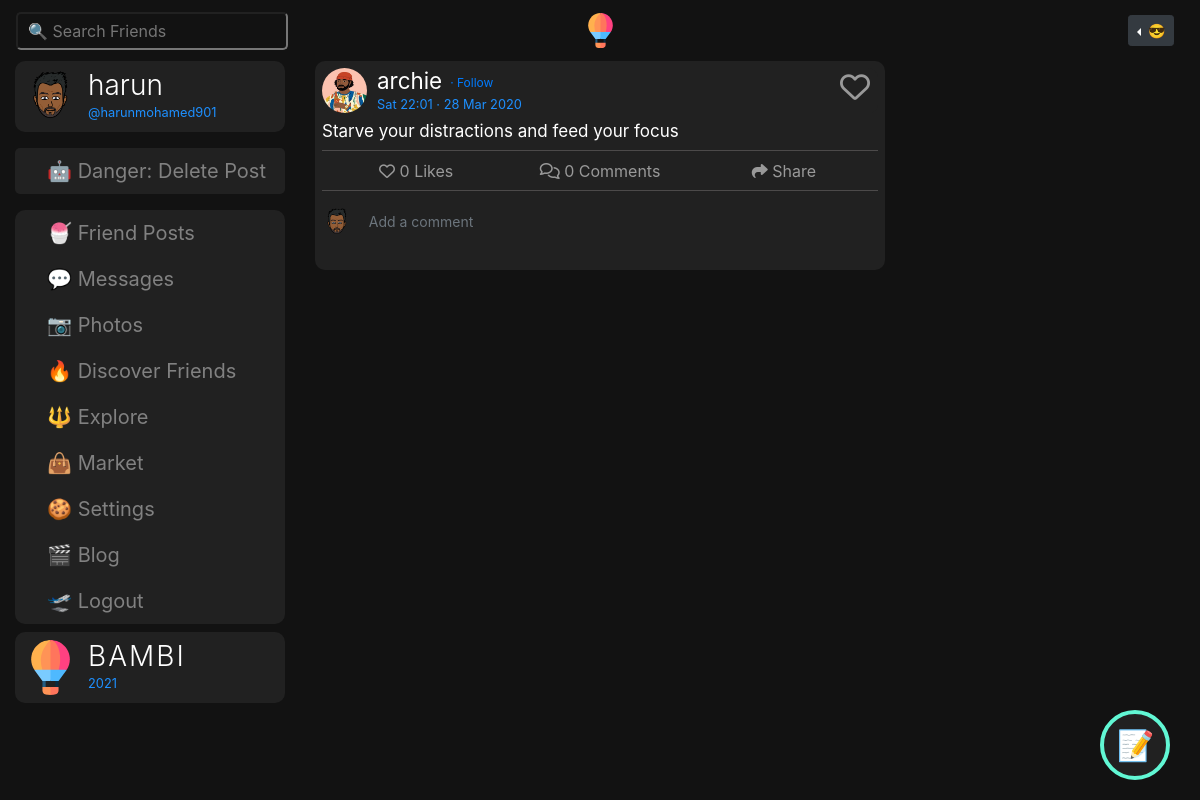
The app's page /post/1 (signed in) with its own data.
### bambiv3/models.py (models this page shows, shortened)
class User(db.Model, UserMixin):
	id = db.Column(db.Integer, primary_key=True)
	username = db.Column(db.String(20), unique=True, nullable=False)
	email = db.Column(db.String(120), unique=True, nullable=False)
	image_file = db.Column(db.String(20), nullable=False, default='default.jpg')
	password = db.Column(db.String(60), nullable=False)
	last_seen = db.Column(db.DateTime, default=datetime.utcnow)
	date_joined = db.Column(db.DateTime, nullable=False, default=datetime.utcnow)
	department = db.Column(db.String(20), nullable=False)
	student_number = db.Column(db.Integer(), unique=True, nullable=False)
	age = db.Column(db.DateTime, nullable=False)
	gender = db.Column(db.String(20), nullable=False)
	country = db.Column(db.String(20), nullable=False)
	hobby = db.Column(db.String(20), nullable=False)
	bio = db.Column(db.String(120), nullable=True)
	private = db.Column(db.Boolean, default=False, nullable=False)
	single = db.Column(db.Boolean, default=False, nullable=False)
	snapchat = db.Column(db.String(20),default=False, nullable=False)
	instagram = db.Column(db.String(20),default=False, nullable=False)
	posts = db.relationship('Post', backref='author', lazy=True)
	products = db.relationship('Product', backref='author', lazy=True)
	comments = db.relationship("Comment", backref="author", lazy="dynamic", cascade="all, delete-orphan")
	followed = db.relationship(
		'User', secondary=followers,
		primaryjoin=(followers.c.follower_id == id),
		secondaryjoin=(followers.c.followed_id == id),
		backref=db.backref('followers', lazy='dynamic'), lazy='dynamic')
	messages_sent = db.relationship('Message',
									foreign_keys='Message.sender_id',
									backref='author', lazy='dynamic')
	messages_received = db.relationship('Message',
										foreign_keys='Message.recipient_id',
										backref='recipient', lazy='dynamic')
	last_message_read_time = db.Column(db.DateTime)
	def is_following(self, user):
		return self.followed.filter(followers.c.followed_id == user.id).count() > 0
	def has_liked_post(self, post):
		return PostLike.query.filter(
			PostLike.user_id == self.id,
			PostLike.post_id == post.id).count() > 0
	def new_messages(self):
		last_read_time = self.last_message_read_time or datetime(1900, 1, 1)
		return Message.query.filter_by(recipient=self).filter(
			Message.timestamp > last_read_time).count()

class Post(db.Model):
	id = db.Column(db.Integer, primary_key=True)
	title = db.Column(db.String(100)) #nullable=False
	date_posted = db.Column(db.DateTime, nullable=False, default=datetime.utcnow)
	content = db.Column(db.Text, nullable=False)
	image = db.Column(db.String(20))
	anonymous = db.Column(db.Boolean, default=False, nullable=False)
	user_id = db.Column(db.Integer, db.ForeignKey('user.id'), nullable=False)
	likes = db.relationship('PostLike', backref='post', lazy='dynamic')
	comments = db.relationship("Comment", backref="post", lazy="dynamic", cascade="all, delete-orphan")

### bambiv3/routes.py (the view)
@app.route('/post/<int:post_id>', methods=["GET", "POST"])
@login_required
def post(post_id):
	post = Post.query.get_or_404(post_id)
	users = User.query.all()
	form = CommentForm()
	if form.validate_on_submit():
		comment = Comment(body=form.body.data, post=post, author=current_user)
		db.session.add(comment)
		db.session.commit()
		flash('Your comment has been published.')
		return redirect(url_for('post', post_id=post.id))
	return render_template('post.html',title=post.title, post=post, form=form, users=users)

### bambiv3/forms.py
class CommentForm(FlaskForm):
	body = StringField(('comment'), validators=[DataRequired(), Length(min=0, max=140)])
	submit = SubmitField('🛫 Post')

### bambiv3/models.py (called while the page is built)
@login_manager.user_loader
def load_user(user_id):
	return User.query.get(int(user_id))

### bambiv3/routes.py (called while the page is built)
@app.before_request
def before_request():
	if current_user.is_authenticated:
		current_user.last_seen = datetime.utcnow()
		db.session.commit()

### bambiv3/templates/post.html (shortened to what this page needs)
{% extends "layout.html" %}
{% block content %}
<div class="container-fluid">
  <div class="row">
    <div class="col-lg-3 d-none d-lg-block position-fixed">
      {% if current_user.is_authenticated %}
      <a href="{{ url_for('user_posts',username=current_user.username) }}" style="text-decoration:none;">
      <header class="mb-2">
        <img src="{{ url_for('static', filename='profile_pics/' + current_user.image_file) }}" alt="default profile" class="profile-thumbnail">
        <div class="profile-name">
          <h3>{{current_user.username}}</h3>
          <small>@{{current_user.email.split("@")[0] | lower}}</small>
        </div>
      </header>
    </a>
      {% if current_user.username == 'harun' and post.author.username != 'harun' %}
        <div class="mt-3 mb-3" style="background:#212121;padding:8px 8px 8px 32px;font-size:20px;display:block;border-radius:5px;">
          <a data-toggle="collapse" href="#admindelete" role="button" aria-expanded="false" aria-controls="admindelete" style="text-decoration:none;color:#818181;">🤖 Danger: Delete Post</a>
        </div>
      {% endif %}
    <div class="menu mb-2" style="background:#212121;border-radius:10px;">
      <a class="dropdown-item" href="{{ url_for('f_posts') }}"> 🍧 Friend Posts</a>
       <a class="dropdown-item" href="{{ url_for('messages') }}"> 💬 Messages {% set new_messages = current_user.new_messages() %}</a>
      <a class="dropdown-item" href="{{ url_for('photos') }}"> 📷 Photos</a>
      <a class="dropdown-item" href="{{ url_for('discover') }}"> 🔥 Discover Friends</a>
      <a class="dropdown-item" href="{{ url_for('explore') }}"> 🔱 Explore</a>
      <a class="dropdown-item" href="{{ url_for('market') }}"> 👜 Market</a>
      <a class="dropdown-item" href="{{ url_for('account') }}"> 🍪 Settings</a>
      <a class="dropdown-item" href="{{ url_for('blog') }}"> 🎬 Blog</a>
      <a class="dropdown-item" href="{{ url_for('logout') }}"> 🛫 Logout</a>
    </div>
  <header>
    <img src="{{ url_for('static', filename='resources/' + 'logo.svg') }}" alt="logo" class="profile-thumbnail">
    <div class="profile-name">
      <h3 class="logo">BAMBI</h3>
      <small id="year"></small>
    </div>
  </header>
  {% endif %}
</div>
    <div class="col-lg-6 offset-lg-3 mb-4">
    <div class="post">
      <header class="pb-0" style="padding:0;">
          {% if not post.anonymous %}
          <img src="{{ url_for('static', filename='profile_pics/' + post.author.image_file) }}" alt="profile pic" class="profile-thumbnail" data-toggle="popover" data-content="😎 : I'm from {{post.author.country}} and I study {{post.author.department}}. I am Interested in {{post.author.hobby}}">
        {% else %}
        <a href="{{url_for('anonymous')}}">
          <img src="{{ url_for('static', filename='resources/' + 'ghost.jpg') }}" alt="profile pic" class="profile-thumbnail"></a>
        {% endif %}
          <div class="profile-name">
            {% if not post.anonymous %}
              <h3 data-toggle="popover"><a href="{{url_for('user_posts', username=post.author.username)}}" style="color:#fff;">  {{post.author.username}}
             </a> {% if post.author != current_user and not current_user.is_following(post.author) %}<a class="pt-2 pl-2" href="{{ url_for('follow', username=post.author.username) }}" style="font-size:12px;text-decoration:none;">· Follow</a>{% endif %}</h3>
             {% set words = post.content.split() %}
            <small>
            {{post.date_posted.strftime('%a %H:%M · %d %b %Y')}}
            </small>
           {% else %}
           <a href="{{url_for('anonymous')}}" style="color:#fff;"><h3 data-toggle="popover">anonymous</h3></a>
             <small>@anonymous</small>
           {% endif %}
          </div>
          <div class="follow-btn mr-2 mt-1">
            {% if post.author != current_user %}
              {% if current_user.has_liked_post(post) %}
                <a href="{{ url_for('like_action', post_id=post.id, action='unlike') }}" style="text-decoration:none;font-size:30px;margin-top:-7px;"><i class="fas fa-heart" style="color:red" title="unlike"></i></a>
              {% else %}
                <a href="{{ url_for('like_action', post_id=post.id, action='like') }}" style="text-decoration:none;font-size:30px;margin-top:-7px;"><i class="far fa-heart" style="color:#999" title="like"></i></a>
              {% endif %}
            {% endif %}
          </div>
        </header>
        <div id="inner">
          <p>
            {{post.content| safe | urlize(40, target='_blank')}}
          </p>
            <div class="text-center like-comment-share" style="border-top:1px solid #4c4a4a;border-bottom:1px solid #4c4a4a;font-size:25px;font-weight:700">
               <a class="btn" data-toggle="popover" " style="color:#999;width:30%;">
                {% if current_user.is_authenticated and current_user.has_liked_post(post) %}
                    <i class="fas fa-heart" style="color:red"></i>
                  {% else %}
                    <i class="far fa-heart"></i>
                  {% endif %}
                {{ post.likes.count() }} Likes
              </a>
                <a class="btn" style="color:#999;width:34%;"><i class="far fa-comments"></i> {{post.comments.count()}} Comments</a>
                <a class="btn" style="color:#999;width:30%;"><i class="fas fa-share"></i> Share</a>
            </div>
          <div class="comments mt-2">
            <form method="POST" action="" enctype="multipart/form-data">
              <div class="row">
                <div class="col-1">
                  <img src="{{ url_for('static', filename='profile_pics/' + current_user.image_file) }}" style="width:30px;height:30px;border-radius:50%;margin-top:8px;">
                </div>
                <div class="col-11" style="margin-left:-10px">
                  {{ form.body(placeholder="Add a comment", class="form-control form-control-sm comment-styles") }}
                </div>
              </div>
          </form>
          </div>
        </div>
    </div>
{% endblock content %}

### bambiv3/static/main.css (style rules this page uses)
body { background:#121212; color:#fff; }
.logo { color:#fff; letter-spacing:2px; }
.about span, small { color:#1e90ff; }
h3 { font-weight: 300; }
header { display: flex; flex-direction: row; color:#fff; background:#212121; border-radius:10px; padding:8px; cursor:pointer; }
header .profile-thumbnail { width: 55px; height: 55px; border-radius: 50%; }
header .profile-name { display: flex; flex-direction:column; margin-left: 10px; }
header .follow-btn { display: flex; margin: 0 0 0 auto; }
header h3, header h4 { display: flex; margin: 0; }
#inner p { margin-bottom:5px; font-size: 17px; color:#fff; }
.post { background:#212121; border-radius:10px; padding:7px; }
.post .profile-thumbnail { width: 45px; height: 45px; }
.post h3 { font-weight: 400; font-size: 1.4rem; }
.menu a { padding: 8px 8px 8px 32px; text-decoration: none; font-size: 20px; color: #818181; display: block; transition: 0.3s; }
.comment-styles { background:none; border:none; border-radius:5px; outline:none; width:90%; height: 35px; color:#fff; margin-top:5px; }

### records on screen
User: image_file (picture), username "harun", email "harunmohamed901"
User: image_file (picture), author.username "archie"
Post: date_posted "Sat 22:01 · 28 Mar 2020", content "Starve your distractions and feed your focus"

### other values on screen
{{ post.likes.count() }} "0"
{{ post.comments.count() }} "0"
